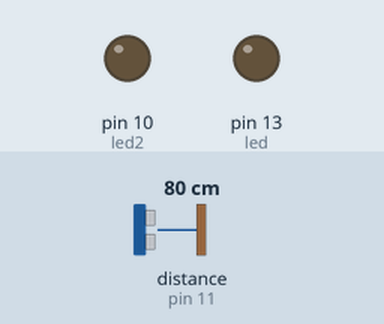
Bench run of a sketch on a simulated Arduino Uno, built with avr-gcc and run on an emulated ATmega328P. On the bench: output pins drawn as LEDs (lit = HIGH). Inputs (shaded band) come from the test bench; at power-on: distance to the obstacle (sensor on pin 11) 80 cm. The echo pulse lasts 58.3 µs per cm; what the sketch prints to the serial monitor is not drawn.

Above: at 0.23 s.
Timing chart, 0 to 2.0 s (numbered marks = the images above):
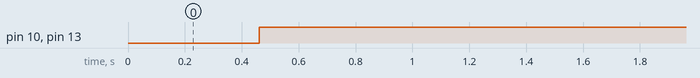

Measured:
- by itself, pin 10 (led2), pin 13 (led): LOW → HIGH at 0.46 s

The sketch:

light_when_close_working.ino
```cpp
// ---------------------------------------------------------------------------
// Example NewPing library sketch that does a ping about 20 times per second.
// ---------------------------------------------------------------------------

#include <NewPing.h>
int led = 13;
int led2 = 10;
#define TRIGGER_PIN  12  // Arduino pin tied to trigger pin on the ultrasonic sensor.
#define ECHO_PIN     11  // Arduino pin tied to echo pin on the ultrasonic sensor.
#define MAX_DISTANCE 200 // Maximum distance we want to ping for (in centimeters). Maximum sensor distance is rated at 400-500cm.

NewPing sonar(TRIGGER_PIN, ECHO_PIN, MAX_DISTANCE); // NewPing setup of pins and maximum distance.

void setup() {
  Serial.begin(115200); // Open serial monitor at 115200 baud to see ping results.
  pinMode(led, OUTPUT);
  pinMode (led2, OUTPUT);
}

void loop() {
  delay(50);                      // Wait 50ms between pings (about 20 pings/sec). 29ms should be the shortest delay between pings.

  unsigned int uS = sonar.ping_median(15); // Send ping, get ping time in microseconds (uS).
  Serial.print("Ping: ");
  Serial.print(uS / US_ROUNDTRIP_CM); // Convert ping time to distance in cm and print result (0 = outside set distance range)
  Serial.println("cm");

  if (((uS / US_ROUNDTRIP_CM) > 2)  && ((uS / US_ROUNDTRIP_CM) < 120))
     {
       digitalWrite(led,HIGH);
       digitalWrite(led2,HIGH);
     }
    else
     {
       digitalWrite(led,LOW);
       digitalWrite(led2,LOW);
     }

}
```
